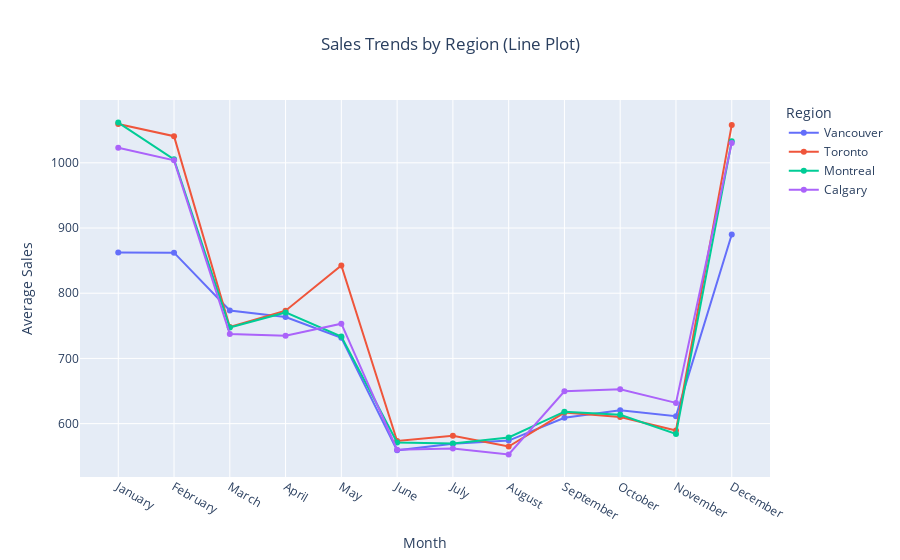

The notebook cell this image was saved under:
### Markdown cell above
This heatmap shows the average sales of each medication across the four seasons, revealing distinct seasonal patterns in demand.

Allergy Relief peaks sharply in the Spring, which aligns with the start of allergy season. Its sales are significantly lower in all other seasons, especially Winter and Fall.

Cold Relief and Cough Suppressant show the opposite trend, with their highest sales occurring in Winter, tapering off as the year progresses. This is consistent with cold and flu season occurring during colder months.

Fever Reducer sees relatively high sales in Winter but maintains moderate demand throughout the year, suggesting more consistent usage or broader symptom application.

Pain Relief shows the most stable sales across seasons, with very little fluctuation. This likely indicates year-round demand unrelated to seasonality.
This seasonal breakdown helps identify when different medications are most in demand. It suggests that marketing and supply strategies (for businesses) should be seasonally adjusted.

### Code cell
# Define correct chronological month order.
month_order = ['January', 'February', 'March', 'April', 'May', 'June',
               'July', 'August', 'September', 'October', 'November', 'December']
# Group by Month and Region, then calculate average sales.
region_over_time = df.groupby(['Month', 'Region'], observed=True)['Sales'].mean().reset_index()
# Make sure months are in the right order.
region_over_time['Month'] = pd.Categorical(region_over_time['Month'], categories=month_order, ordered=True)
region_over_time = region_over_time.sort_values('Month')

# Create a line plot of average sales by region over time.
fig = px.line(
    region_over_time,
    x='Month',
    y='Sales',
    color='Region',
    markers=True,
    title='Sales Trends by Region (Line Plot)',
    labels={'Sales': 'Average Sales'}
)
# Setting layout options.
fig.update_layout(
    title_x=0.5,
    xaxis_title='Month',
    yaxis_title='Average Sales',
    legend_title='Region',
)

# Display the plot.
fig.show()

### Figure 1 — Plotly figure (JSON) as saved in the notebook; plotly's stock layout.template omitted (floating-point values rounded to 4 significant figures)
{"data": [{"hovertemplate": "Region=Vancouver<br>Month=%{x}<br>Average Sales=%{y}<extra></extra>", "legendgroup": "Vancouver", "line": {"color": "#636efa", "dash": "solid"}, "marker": {"symbol": "circle"}, "mode": "lines+markers", "name": "Vancouver", "orientation": "v", "showlegend": true, "type": "scatter", "x": ["January", "February", "March", "April", "May", "June", "July", "August", "September", "October", "November", "December"], "xaxis": "x", "y": [862.5, 862.2, 773.6, 763.5, 731.7, 559.0, 569.2, 574.0, 608.9, 620.5, 611.5, 890.0], "yaxis": "y"}, {"hovertemplate": "Region=Toronto<br>Month=%{x}<br>Average Sales=%{y}<extra></extra>", "legendgroup": "Toronto", "line": {"color": "#EF553B", "dash": "solid"}, "marker": {"symbol": "circle"}, "mode": "lines+markers", "name": "Toronto", "orientation": "v", "showlegend": true, "type": "scatter", "x": ["January", "February", "March", "April", "May", "June", "July", "August", "September", "October", "November", "December"], "xaxis": "x", "y": [1060.0, 1041.0, 748.2, 773.2, 842.6, 573.4, 581.4, 564.9, 616.9, 610.1, 589.6, 1058.0], "yaxis": "y"}, {"hovertemplate": "Region=Montreal<br>Month=%{x}<br>Average Sales=%{y}<extra></extra>", "legendgroup": "Montreal", "line": {"color": "#00cc96", "dash": "solid"}, "marker": {"symbol": "circle"}, "mode": "lines+markers", "name": "Montreal", "orientation": "v", "showlegend": true, "type": "scatter", "x": ["January", "February", "March", "April", "May", "June", "July", "August", "September", "October", "November", "December"], "xaxis": "x", "y": [1062.0, 1005.0, 747.5, 770.6, 733.6, 570.9, 569.4, 578.7, 618.3, 613.6, 584.2, 1033.0], "yaxis": "y"}, {"hovertemplate": "Region=Calgary<br>Month=%{x}<br>Average Sales=%{y}<extra></extra>", "legendgroup": "Calgary", "line": {"color": "#ab63fa", "dash": "solid"}, "marker": {"symbol": "circle"}, "mode": "lines+markers", "name": "Calgary", "orientation": "v", "showlegend": true, "type": "scatter", "x": ["January", "February", "March", "April", "May", "June", "July", "August", "September", "October", "November", "December"], "xaxis": "x", "y": [1023.0, 1004.0, 737.3, 734.9, 753.3, 560.0, 561.7, 552.8, 649.5, 652.7, 631.8, 1031.0], "yaxis": "y"}], "layout": {"legend": {"title": {"text": "Region"}, "tracegroupgap": 0}, "title": {"text": "Sales Trends by Region (Line Plot)", "x": 0.5}, "xaxis": {"anchor": "y", "domain": [0, 1], "title": {"text": "Month"}}, "yaxis": {"anchor": "x", "domain": [0, 1], "title": {"text": "Average Sales"}}}}
